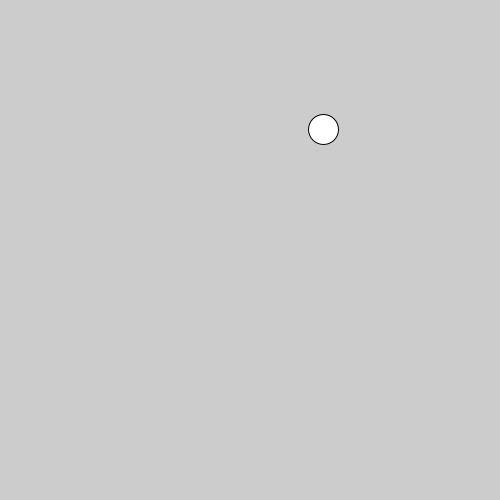
Frame 1 (no input)
Frame 60 (the mouse pressed at the canvas centre just before this capture): identical to frame 1, image omitted
Frame 120 (the mouse held since frame 60 and released just before this capture): identical to frame 1, image omitted

The Processing sketch that drew this single still picture (run headless with seeded random() and noise(); from frame 60 on, the mouse is pressed at the canvas centre):

// Processing sketch: basics_setupAndDraw
// ── basics_setupAndDraw.pde
/* By Jane Friedhoff, D+T2013.*/

/* Basics - Setup and Draw
  Setup and draw do very different things.
  
  Setup runs exactly *once*, at the exact moment your sketch loads/starts.
  Because of this, everything in it is only executed once. This is fine
  for certain general things you want to define about your sketch (e.g.
  its size, its frameRate, whether you want smoothing, etc.), but not for
  things that might move or change.
  
  Draw runs *many times per second*, like frames of an animation. Commands
  within draw will continually run over and over again until you close
  your sketch. This is generally where you want to put elements of your
  sketch that might change, move, or otherwise be dynamic.
  
  Let's see how they're different. Try moving the ellipse code from setup
  to draw. What happens, and why? Hint: random just chooses a random
  number.
*/

void setup() {
 size(500, 500); // Only needs to be set once. 
  
 ellipse(random(0, 500), random(0, 500), 30, 30); // Random x and y positions.
}

void draw() {
 // Try cutting and pasting that ellipse line here, within draw. 
}
